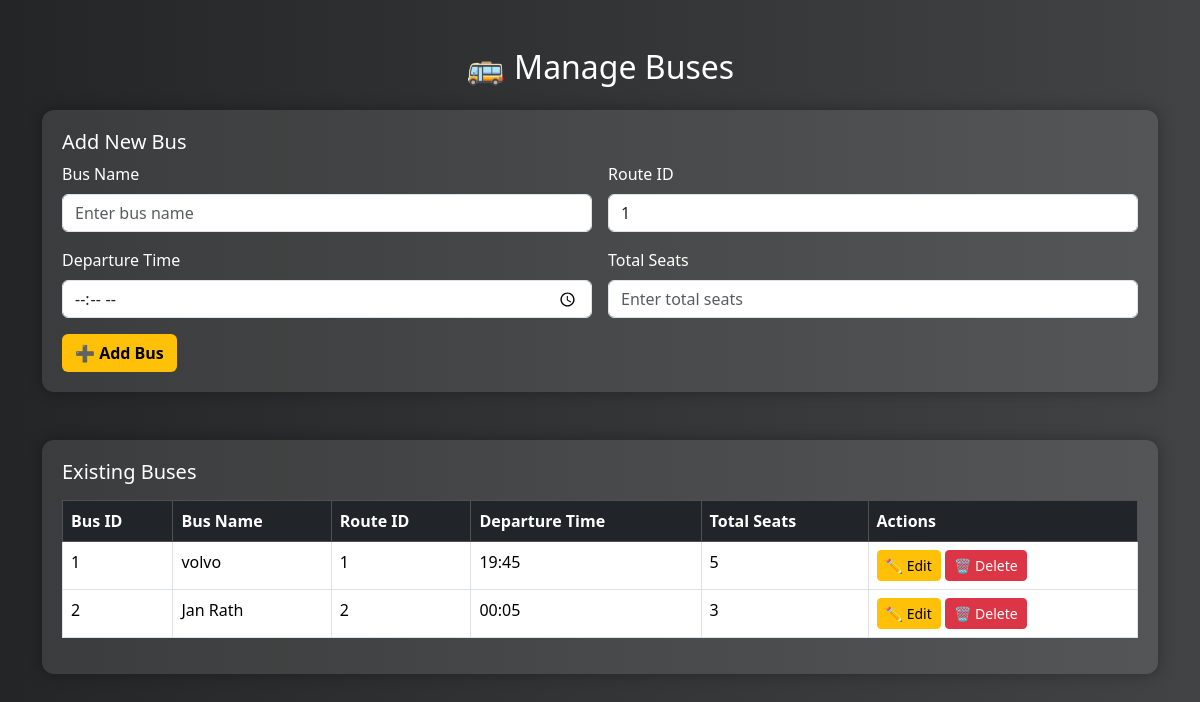
Screenshot of /managebus/ (signed in) with the database file from the repository.
### myapp/models.py (models this page shows, shortened)
class managebustbl(models.Model):
    id = models.AutoField(primary_key=True)
    busname=models.CharField(max_length=100)
    routeid=models.CharField(max_length=100)
    dtime=models.CharField(max_length=100)
    totalseat=models.CharField(max_length=100)

### myapp/views.py (the view)
# urls.py: path('managebus/',views.managebus,),
def managebus(request):
    sesid=request.session.get('user')
    if not sesid:
        return redirect('../adminpanel')
    getdata=routestbl.objects.all()
    fetch=managebustbl.objects.all()
    return render(request, "Adminpanel/managebus.html",{'getshow':getdata ,'fetchdata':fetch})

### templates/Adminpanel/managebus.html (shortened to what this page needs)
<!DOCTYPE html>
<html lang="en">
<head>
  <link href="https://cdn.jsdelivr.net/npm/bootstrap@5.3.2/dist/css/bootstrap.min.css" rel="stylesheet">
</head>
<body>
  <div class="container py-5">
    <h2 class="text-center mb-4">🚌 Manage Buses</h2>
    <div class="form-box mb-5">
      <h5>Add New Bus</h5>
      <form action="../managebus_code/" method="post">
        <div class="row g-3">
          <div class="col-md-6">
            <label for="busName" class="form-label">Bus Name</label>
            <input type="text" name="busname" class="form-control" id="busName" placeholder="Enter bus name" required>
          </div>
          <div class="col-md-6">
            <label for="routeId" class="form-label">Route ID</label>
              <select class="form-control" name="routeid" id="routeId">
                  {% for y in getshow %}
                  <option>{{ y.id }}</option>
                  {% endfor %}
              </select>
          </div>
          <div class="col-md-6">
            <label for="departureTime" class="form-label">Departure Time</label>
            <input type="time" name="dtime" class="form-control" id="departureTime" required>
          </div>
          <div class="col-md-6">
            <label for="totalSeats" class="form-label">Total Seats</label>
            <input type="number" name="totalseat" class="form-control" id="totalSeats" placeholder="Enter total seats" required>
          </div>
        </div>
        <button type="submit" class="btn btn-custom mt-3">➕ Add Bus</button>
      </form>
    </div>
    <div class="table-box">
      <h5>Existing Buses</h5>
      <table class="table table-bordered table-hover mt-3">
        <thead class="table-dark">
          <tr>
            <th>Bus ID</th>
            <th>Bus Name</th>
            <th>Route ID</th>
            <th>Departure Time</th>
            <th>Total Seats</th>
            <th>Actions</th>
          </tr>
        </thead>
        <tbody>
          {% for f in fetchdata %}
          <tr>
            <td>{{ f.id }}</td>
            <td>{{ f.busname }}</td>
            <td>{{ f.routeid }}</td>
            <td>{{ f.dtime }}</td>
            <td>{{ f.totalseat }}</td>
            <td>
              <button class="btn btn-sm btn-warning">✏️ Edit</button>
              <button class="btn btn-sm btn-danger">🗑️ Delete</button>
            </td>
          </tr>
          {% endfor %}
        </tbody>
      </table>
    </div>
  </div>
</body>
</html>

### templates/Adminpanel/managebus.html (style rules this page uses)
body { background: linear-gradient(to right, #232526, #414345); color: white; font-family: 'Segoe UI', sans-serif; }
.form-box, .table-box { background-color: rgba(255,255,255,0.1); padding: 20px; border-radius: 12px; box-shadow: 0 0 15px rgba(0,0,0,0.3); }
.btn-custom { background-color: #ffc107; color: black; font-weight: bold; }
table { color: white; }

### rows the page displays
managebustbl: id "1", busname "volvo", routeid "1", dtime "19:45", totalseat "5"
managebustbl: id "2", busname "Jan Rath", routeid "2", dtime "00:05", totalseat "3"

### other values shown
form field routeid "1"
